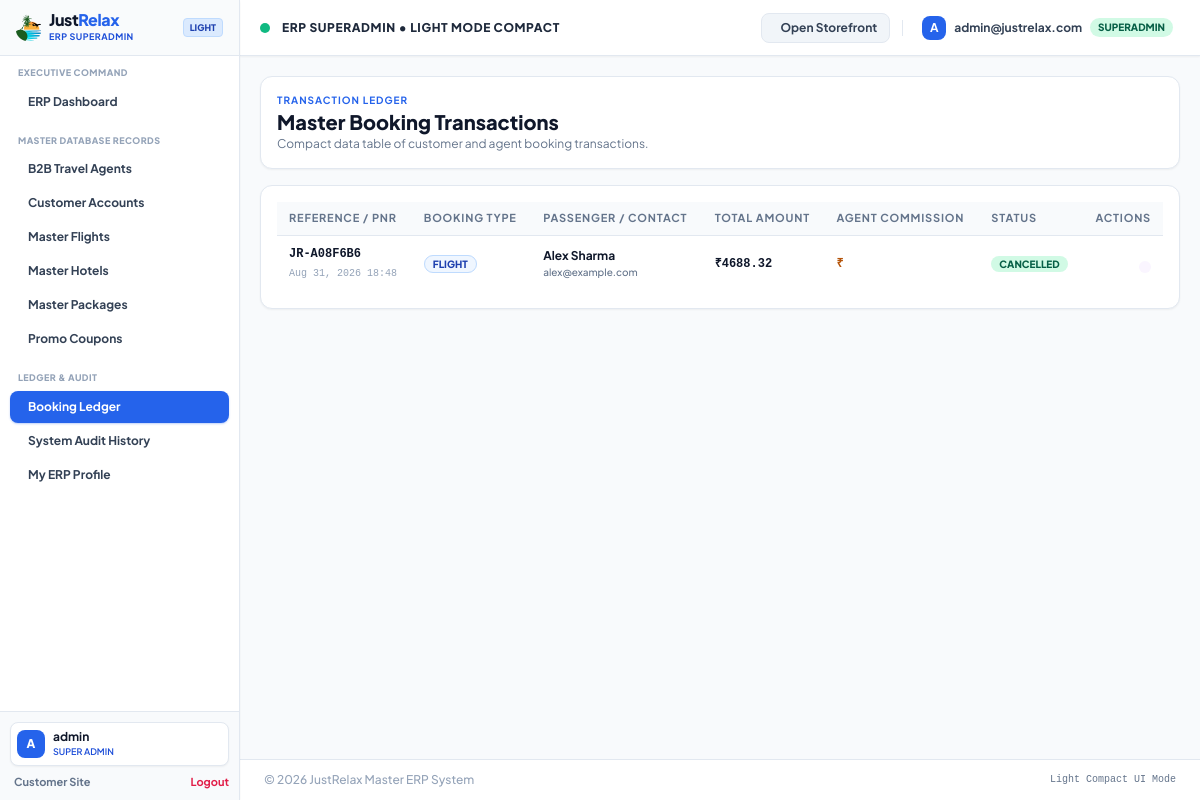
The page /admin-panel/bookings/ (signed in) on the database its author committed.
### apps/accounts/models.py (models this page shows, shortened)
class CustomUser(AbstractUser):
    role = models.CharField(max_length=20, choices=UserRole.choices, default=UserRole.CUSTOMER)
    phone_number = models.CharField(max_length=20, blank=True, null=True)
    avatar = models.ImageField(upload_to='avatars/', blank=True, null=True)
    is_verified = models.BooleanField(default=False)
    created_at = models.DateTimeField(auto_now_add=True)
    updated_at = models.DateTimeField(auto_now=True)
    @property
    def is_agent(self):
        return self.role == UserRole.AGENT
    @property
    def is_admin_or_staff(self):
        return self.role in [UserRole.ADMIN, UserRole.STAFF] or self.is_superuser or self.is_staff

### apps/bookings/models.py (models this page shows, shortened)
class MasterBooking(models.Model):
    booking_reference = models.CharField(max_length=30, unique=True, db_index=True)
    user = models.ForeignKey(settings.AUTH_USER_MODEL, on_delete=models.CASCADE, related_name='bookings')
    booking_type = models.CharField(max_length=20, choices=BookingType.choices)
    booking_status = models.CharField(max_length=20, choices=BookingStatus.choices, default=BookingStatus.CONFIRMED)
    payment_status = models.CharField(max_length=20, choices=PaymentStatus.choices, default=PaymentStatus.PAID)
    is_agent_booking = models.BooleanField(default=False)
    agent = models.ForeignKey(settings.AUTH_USER_MODEL, on_delete=models.SET_NULL, null=True, blank=True, related_name='agent_client_bookings')
    base_amount = models.DecimalField(max_digits=12, decimal_places=2, default=0.00)
    tax_amount = models.DecimalField(max_digits=10, decimal_places=2, default=0.00)
    agent_markup_amount = models.DecimalField(max_digits=10, decimal_places=2, default=0.00)
    discount_amount = models.DecimalField(max_digits=10, decimal_places=2, default=0.00)
    total_amount = models.DecimalField(max_digits=12, decimal_places=2, default=0.00)
    contact_name = models.CharField(max_length=150)
    contact_email = models.EmailField()
    contact_phone = models.CharField(max_length=25)
    special_requests = models.TextField(blank=True, null=True)
    agent_ticket_notes = models.TextField(blank=True, null=True)
    created_at = models.DateTimeField(auto_now_add=True)
    updated_at = models.DateTimeField(auto_now=True)
    class Meta:
        ordering = ['-created_at']

### apps/dashboard_admin/views.py (the view)
    def _wrapped_view(request, *args, **kwargs):
        if not request.user.is_authenticated:
            return redirect('login')
        if not request.user.is_admin_or_staff:
            messages.error(request, "Access denied. Administrator ERP privileges required.")
            return redirect('home')
        return view_func(request, *args, **kwargs)

### templates/admin_panel/bookings.html (shortened to what this page needs)
{% extends 'admin_panel/base_admin.html' %}
{% block content %}
<div class="space-y-4">
    <div class="flex flex-col sm:flex-row sm:items-center justify-between gap-3 bg-white p-4 rounded-xl border border-slate-200 shadow-sm">
        <div>
            <span class="text-[10px] font-bold text-blue-600 uppercase tracking-widest block">Transaction Ledger</span>
            <h1 class="text-xl font-black text-slate-900">Master Booking Transactions</h1>
            <p class="text-xs text-slate-500">Compact data table of customer and agent booking transactions.</p>
        </div>
    </div>
    <div class="bg-white rounded-xl border border-slate-200 shadow-sm overflow-hidden p-4">
        <div class="overflow-x-auto">
            <table class="w-full text-left compact-table">
                <thead>
                    <tr class="bg-slate-50 text-slate-500 font-black uppercase tracking-wider border-b border-slate-200">
                        <th>Reference / PNR</th>
                        <th>Booking Type</th>
                        <th>Passenger / Contact</th>
                        <th>Total Amount</th>
                        <th>Agent Commission</th>
                        <th>Status</th>
                        <th class="text-right">Actions</th>
                    </tr>
                </thead>
                <tbody class="divide-y divide-slate-100 font-medium text-xs">
                    {% for bk in bookings %}
                        <tr class="hover:bg-slate-50/80 transition">
                            <td class="font-mono font-black text-slate-900 text-sm">
                                {{ bk.booking_reference }}
                                <span class="block text-[10px] text-slate-400 font-normal">{{ bk.created_at|date:"M d, Y H:i" }}</span>
                            </td>
                            <td>
                                <span class="bg-blue-50 text-blue-800 text-[10px] font-extrabold px-2 py-0.5 rounded-full uppercase border border-blue-200">
                                    {{ bk.get_booking_type_display }}
                                </span>
                            </td>
                            <td>
                                <span class="font-bold text-slate-900 block">{{ bk.contact_name }}</span>
                                <span class="text-[10px] text-slate-500 block">{{ bk.contact_email }}</span>
                            </td>
                            <td class="font-mono font-black text-slate-900">
                                ₹{{ bk.total_amount|floatformat:2 }}
                            </td>
                            <td class="font-mono font-bold text-amber-700">
                                ₹{{ bk.agent_commission_amount|floatformat:2 }}
                            </td>
                            <td>
                                <span class="bg-emerald-100 text-emerald-800 text-[10px] font-extrabold px-2 py-0.5 rounded-full uppercase">
                                    {{ bk.booking_status }}
                                </span>
                            </td>
                            <td class="text-right space-x-1 whitespace-nowrap">
                                <button type="button" onclick="openRecordHistory('hotel', '{{ bk.id }}')" title="View Audit History" class="text-purple-700 hover:text-purple-900 p-1.5 bg-purple-50 hover:bg-purple-100 rounded-lg transition inline-flex items-center justify-center">
                                </button>
                            </td>
                        </tr>
                    {% empty %}
                        <tr>
                            <td colspan="7" class="p-8 text-center text-slate-400 font-bold">No booking records found.</td>
                        </tr>
                    {% endfor %}
                </tbody>
            </table>
        </div>
    </div>
</div>
{% endblock %}

### templates/admin_panel/base_admin.html (shortened to what this page needs)
{% load static %}
<!DOCTYPE html>
<html lang="en">
<head>
    <script src="https://cdn.tailwindcss.com"></script>
</head>
<body class="min-h-screen flex bg-slate-50 antialiased text-slate-800">
    <aside class="w-60 bg-white text-slate-700 flex flex-col shrink-0 border-r border-slate-200 fixed inset-y-0 z-40 shadow-sm">
        <div class="h-14 px-4 border-b border-slate-200 flex items-center justify-between bg-slate-50/80">
            <a href="{% url 'admin_dashboard' %}" class="flex items-center space-x-2">
                <img src="{% static 'img/logo_rb.png' %}" alt="JustRelax Logo" class="h-7 w-auto object-contain">
                <div>
                    <span class="text-base font-black tracking-tight text-slate-900 block leading-none">Just<span class="text-blue-600">Relax</span></span>
                    <span class="text-[9px] font-bold uppercase tracking-wider text-blue-700 block mt-0.5">ERP SuperAdmin</span>
                </div>
            </a>
            <span class="text-[9px] font-extrabold uppercase bg-blue-100 text-blue-800 px-1.5 py-0.5 rounded border border-blue-200">Light</span>
        </div>
        <div class="flex-1 overflow-y-auto admin-scrollbar p-2.5 space-y-4">
            <div>
                <span class="text-[9px] font-black uppercase tracking-wider text-slate-400 px-2 block mb-1.5">Executive Command</span>
                <nav class="space-y-0.5">
                    <a href="{% url 'admin_dashboard' %}" class="flex items-center space-x-2 px-2.5 py-2 rounded-lg font-bold text-xs transition-colors {% if request.resolver_match.url_name == 'admin_dashboard' %}bg-blue-600 text-white shadow-sm shadow-blue-600/30{% else %}hover:bg-slate-100 text-slate-700{% endif %}">
                        <span>ERP Dashboard</span>
                    </a>
                </nav>
            </div>
            <div>
                <span class="text-[9px] font-black uppercase tracking-wider text-slate-400 px-2 block mb-1.5">Master Database Records</span>
                <nav class="space-y-0.5">
                    <a href="{% url 'admin_agents' %}" class="flex items-center space-x-2 px-2.5 py-2 rounded-lg font-bold text-xs transition-colors {% if request.resolver_match.url_name == 'admin_agents' %}bg-blue-600 text-white shadow-sm shadow-blue-600/30{% else %}hover:bg-slate-100 text-slate-700{% endif %}">
                        <span>B2B Travel Agents</span>
                    </a>
                    <a href="{% url 'admin_users' %}" class="flex items-center space-x-2 px-2.5 py-2 rounded-lg font-bold text-xs transition-colors {% if request.resolver_match.url_name == 'admin_users' %}bg-blue-600 text-white shadow-sm shadow-blue-600/30{% else %}hover:bg-slate-100 text-slate-700{% endif %}">
                        <span>Customer Accounts</span>
                    </a>
                    <a href="{% url 'admin_flights' %}" class="flex items-center space-x-2 px-2.5 py-2 rounded-lg font-bold text-xs transition-colors {% if request.resolver_match.url_name == 'admin_flights' %}bg-blue-600 text-white shadow-sm shadow-blue-600/30{% else %}hover:bg-slate-100 text-slate-700{% endif %}">
                        <span>Master Flights</span>
                    </a>
                    <a href="{% url 'admin_hotels' %}" class="flex items-center space-x-2 px-2.5 py-2 rounded-lg font-bold text-xs transition-colors {% if request.resolver_match.url_name == 'admin_hotels' %}bg-blue-600 text-white shadow-sm shadow-blue-600/30{% else %}hover:bg-slate-100 text-slate-700{% endif %}">
                        <span>Master Hotels</span>
                    </a>
                    <a href="{% url 'admin_packages' %}" class="flex items-center space-x-2 px-2.5 py-2 rounded-lg font-bold text-xs transition-colors {% if request.resolver_match.url_name == 'admin_packages' %}bg-blue-600 text-white shadow-sm shadow-blue-600/30{% else %}hover:bg-slate-100 text-slate-700{% endif %}">
                        <span>Master Packages</span>
                    </a>
                    <a href="{% url 'admin_coupons' %}" class="flex items-center space-x-2 px-2.5 py-2 rounded-lg font-bold text-xs transition-colors {% if request.resolver_match.url_name == 'admin_coupons' %}bg-blue-600 text-white shadow-sm shadow-blue-600/30{% else %}hover:bg-slate-100 text-slate-700{% endif %}">
                        <span>Promo Coupons</span>
                    </a>
                </nav>
            </div>
            <div>
                <span class="text-[9px] font-black uppercase tracking-wider text-slate-400 px-2 block mb-1.5">Ledger & Audit</span>
                <nav class="space-y-0.5">
                    <a href="{% url 'admin_bookings' %}" class="flex items-center space-x-2 px-2.5 py-2 rounded-lg font-bold text-xs transition-colors {% if request.resolver_match.url_name == 'admin_bookings' %}bg-blue-600 text-white shadow-sm shadow-blue-600/30{% else %}hover:bg-slate-100 text-slate-700{% endif %}">
                        <span>Booking Ledger</span>
                    </a>
                    <a href="{% url 'admin_logs' %}" class="flex items-center space-x-2 px-2.5 py-2 rounded-lg font-bold text-xs transition-colors {% if request.resolver_match.url_name == 'admin_logs' %}bg-blue-600 text-white shadow-sm shadow-blue-600/30{% else %}hover:bg-slate-100 text-slate-700{% endif %}">
                        <span>System Audit History</span>
                    </a>
                    <a href="{% url 'profile' %}" class="flex items-center space-x-2 px-2.5 py-2 rounded-lg font-bold text-xs transition-colors {% if request.resolver_match.url_name == 'profile' %}bg-blue-600 text-white shadow-sm shadow-blue-600/30{% else %}hover:bg-slate-100 text-slate-700{% endif %}">
                        <span>My ERP Profile</span>
                    </a>
                </nav>
            </div>
        </div>
        <div class="p-2.5 bg-slate-50 border-t border-slate-200 space-y-1.5">
            <a href="{% url 'profile' %}" class="flex items-center space-x-2 p-1.5 rounded-lg bg-white hover:bg-blue-50/60 border border-slate-200 shadow-sm group transition">
                <div class="w-7 h-7 rounded-lg bg-blue-600 text-white font-black flex items-center justify-center text-xs shrink-0 overflow-hidden">
                    {% if user.avatar %}
                        <img src="{{ user.avatar.url }}" alt="Avatar" class="w-full h-full object-cover">
                    {% else %}
                        {{ user.username|slice:":1"|upper }}
                    {% endif %}
                </div>
                <div class="min-w-0 flex-1">
                    <span class="text-xs font-bold text-slate-900 block truncate group-hover:text-blue-600">{{ user.username }}</span>
                    <span class="text-[9px] text-blue-700 font-semibold block uppercase">SUPER ADMIN</span>
                </div>
            </a>
            <div class="flex items-center justify-between pt-0.5 text-[11px] font-bold">
                <a href="{% url 'home' %}" target="_blank" class="text-slate-500 hover:text-blue-600 flex items-center transition">
                     Customer Site
                </a>
                <a href="{% url 'logout' %}" class="text-rose-600 hover:text-rose-700 flex items-center transition">
                     Logout
                </a>
            </div>
        </div>
    </aside>
    <div class="flex-1 ml-60 flex flex-col min-w-0 min-h-screen">
        <header class="h-14 bg-white border-b border-slate-200 sticky top-0 z-30 px-5 flex items-center justify-between shadow-sm">
            <div class="flex items-center space-x-3">
                <span class="w-2.5 h-2.5 rounded-full bg-emerald-500 animate-pulse"></span>
                <span class="text-xs font-black uppercase text-slate-800 tracking-wider">
                    ERP SUPERADMIN • LIGHT MODE COMPACT
                </span>
            </div>
            <div class="flex items-center space-x-3">
                <a href="{% url 'home' %}" target="_blank" class="text-xs font-bold bg-slate-100 hover:bg-slate-200 text-slate-700 px-3 py-1.5 rounded-lg border border-slate-200 transition flex items-center">
                     Open Storefront
                </a>
                <a href="{% url 'profile' %}" title="View & Edit Profile" class="flex items-center space-x-2 p-1.5 rounded-xl hover:bg-slate-100 transition border border-transparent hover:border-slate-200">
                    <div class="w-6 h-6 rounded-lg bg-blue-600 text-white font-bold text-xs flex items-center justify-center overflow-hidden shrink-0">
                        {% if user.avatar %}
                            <img src="{{ user.avatar.url }}" alt="Avatar" class="w-full h-full object-cover">
                        {% else %}
                            {{ user.username|slice:":1"|upper }}
                        {% endif %}
                    </div>
                    <span class="text-xs font-bold text-slate-700 hidden sm:inline">{{ user.email }}</span>
                    <span class="bg-emerald-100 text-emerald-800 text-[10px] font-black px-2 py-0.5 rounded-full uppercase">SUPERADMIN</span>
                </a>
            </div>
        </header>
        <main class="flex-1 p-4 sm:p-5">
            {% block content %}{% endblock %}
        </main>
        <footer class="py-3 px-6 border-t border-slate-200 bg-white text-center text-xs text-slate-400 font-medium flex justify-between items-center">
            <span>&copy; 2026 JustRelax Master ERP System</span>
            <span class="font-mono text-[10px] text-slate-500">Light Compact UI Mode</span>
        </footer>
    </div>
</body>
</html>

### rows shown on the page
CustomUser: username "A", username "admin", email "admin@justrelax.com"
MasterBooking: booking_reference "JR-A08F6B6", created_at "Aug 31, 2026 18:48", booking_type "FLIGHT", contact_name "Alex Sharma", contact_email "alex@example.com", total_amount "4688.32", booking_status "CANCELLED"
